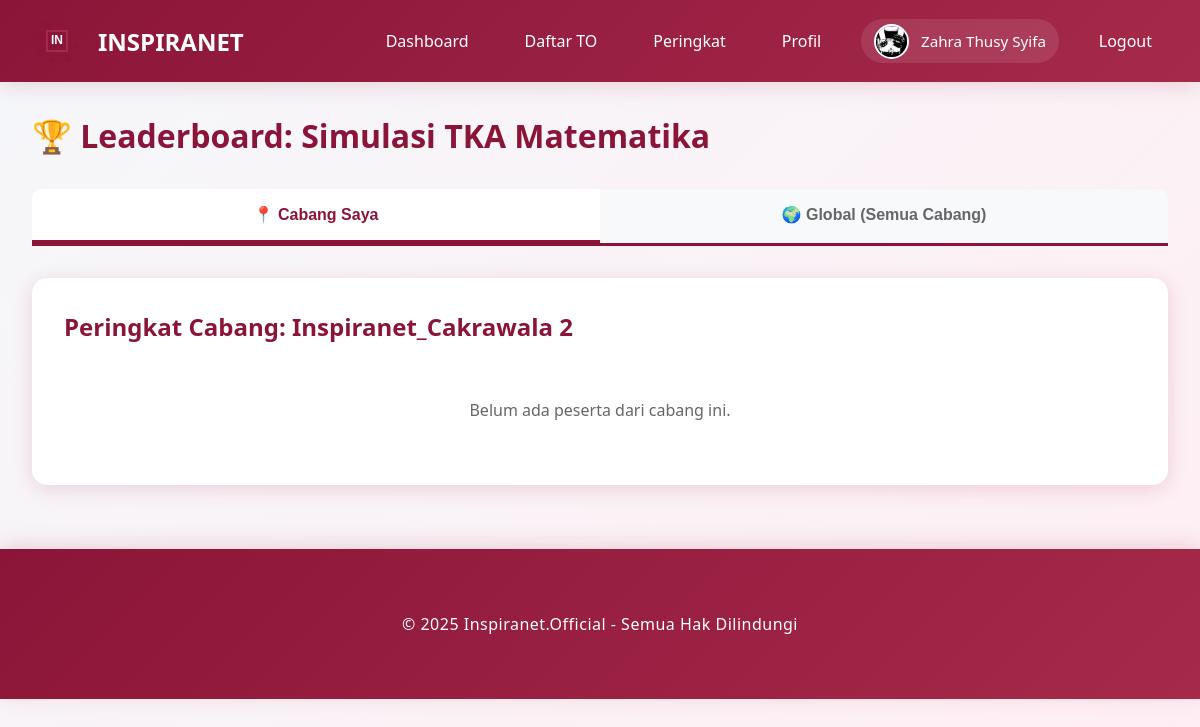
The app's page /leaderboard/1 (signed in) with its own data.
### models.py (models this page shows, shortened)
class User(UserMixin, db.Model):
    __tablename__ = 'users'
    id = db.Column(db.Integer, primary_key=True)
    email = db.Column(db.String(120), unique=True, nullable=False)
    password_hash = db.Column(db.String(255), nullable=False)
    full_name = db.Column(db.String(100), nullable=False)
    role = db.Column(db.String(20), nullable=False, default='student')
    inspira_branch = db.Column(db.String(50), nullable=True)
    class_level = db.Column(db.String(20), nullable=True)
    school_name = db.Column(db.String(150), nullable=True)
    phone_number = db.Column(db.String(20), nullable=True)
    profile_photo = db.Column(db.String(255), nullable=True)
    created_at = db.Column(db.DateTime, default=datetime.utcnow)
    exam_attempts = db.relationship('ExamAttempt', backref='user', lazy=True, cascade='all, delete-orphan')
    payments = db.relationship('Payment', backref='user', lazy=True, cascade='all, delete-orphan')
    leaderboard_entries = db.relationship('Leaderboard', backref='user', lazy=True, cascade='all, delete-orphan')

class Exam(db.Model):
    __tablename__ = 'exams'
    id = db.Column(db.Integer, primary_key=True)
    title = db.Column(db.String(200), nullable=False)
    description = db.Column(db.Text, nullable=True)
    duration_minutes = db.Column(db.Integer, nullable=False, default=120)
    total_questions = db.Column(db.Integer, nullable=False, default=0)
    is_premium = db.Column(db.Boolean, default=False)
    price = db.Column(db.Integer, default=0)
    is_active = db.Column(db.Boolean, default=True)
    start_time = db.Column(db.DateTime, nullable=True)
    end_time = db.Column(db.DateTime, nullable=True)
    created_by = db.Column(db.Integer, db.ForeignKey('users.id'), nullable=False)
    created_at = db.Column(db.DateTime, default=datetime.utcnow)
    questions = db.relationship('Question', backref='exam', lazy=True, cascade='all, delete-orphan')
    attempts = db.relationship('ExamAttempt', backref='exam', lazy=True, cascade='all, delete-orphan')
    payments = db.relationship('Payment', backref='exam', lazy=True, cascade='all, delete-orphan')
    leaderboard_entries = db.relationship('Leaderboard', backref='exam', lazy=True, cascade='all, delete-orphan')

### app.py (the view)
@app.route('/leaderboard/<int:exam_id>')
@login_required
def leaderboard(exam_id):
    exam = Exam.query.get_or_404(exam_id)
    branch_leaderboard = Leaderboard.query.join(User).filter(
        Leaderboard.exam_id == exam_id,
        User.inspira_branch == current_user.inspira_branch
    ).order_by(Leaderboard.rank_in_branch).limit(50).all()
    global_leaderboard = Leaderboard.query.filter_by(
        exam_id=exam_id
    ).order_by(Leaderboard.rank_global).limit(50).all()
    return render_template('leaderboard.html',
                         exam=exam,
                         branch_leaderboard=branch_leaderboard,
                         global_leaderboard=global_leaderboard)

### app.py (called while the page is built)
@login_manager.user_loader
def load_user(user_id):
    return User.query.get(int(user_id))

@app.before_request
def ensure_db():
    if not hasattr(app, '_db_initialized'):
        app._db_initialized = True
        init_database()

### templates/leaderboard.html (shortened to what this page needs)
{% extends "base.html" %}
{% block content %}
<h1 style="color: var(--primary-color); margin-bottom: 2rem;">🏆 Leaderboard: {{ exam.title }}</h1>
<div class="tabs">
    <button class="tab-button active" onclick="switchTab('branch')">
        📍 Cabang Saya
    </button>
    <button class="tab-button" onclick="switchTab('global')">
        🌍 Global (Semua Cabang)
    </button>
</div>
<div id="branchTab" class="tab-content active">
    <div class="card">
        <h2 style="margin-bottom: 1.5rem;">Peringkat Cabang: {{ current_user.inspira_branch }}</h2>
        {% if branch_leaderboard %}
            {% for entry in branch_leaderboard %}
            <div class="leaderboard-item {% if entry.user_id == current_user.id %}current-user{% endif %}">
                <div class="rank-badge {% if entry.rank_in_branch == 1 %}rank-1{% elif entry.rank_in_branch == 2 %}rank-2{% elif entry.rank_in_branch == 3 %}rank-3{% else %}rank-other{% endif %}"
                     onclick="{% if entry.rank_in_branch <= 3 %}playVictorySound({{ entry.rank_in_branch }}){% endif %}"
                     style="{% if entry.rank_in_branch <= 3 %}cursor: pointer;{% endif %}">
                    {% if entry.rank_in_branch == 1 %}
                        <span style="font-size: 1.5rem;">🏆</span>
                    {% elif entry.rank_in_branch == 2 %}
                        <span style="font-size: 1.5rem;">🥈</span>
                    {% elif entry.rank_in_branch == 3 %}
                        <span style="font-size: 1.5rem;">🥉</span>
                    {% else %}
                        {{ entry.rank_in_branch }}
                    {% endif %}
                </div>
                <div style="flex: 1;">
                    <h3 style="margin: 0;">
                        {{ entry.user.full_name }}
                        {% if entry.user_id == current_user.id %}<span style="color: var(--primary-color); font-weight: bold;"> (Anda)</span>{% endif %}
                    </h3>
                    <p style="margin: 0; color: #666; font-size: 0.9rem;">
                        <strong>Kelas:</strong> {{ entry.user.class_level or '-' }} |
                        <strong>Sekolah:</strong> {{ entry.user.school_name or '-' }}
                    </p>
                    <p style="margin: 0; color: #999; font-size: 0.85rem;">
                        📍 {{ entry.user.inspira_branch or '-' }}
                    </p>
                </div>
                <div style="text-align: right;">
                    <h3 style="margin: 0; color: var(--primary-color);">{{ entry.total_score }}</h3>
                    <p style="margin: 0; color: #666;">Poin</p>
                </div>
            </div>
            {% endfor %}
        {% else %}
            <p style="text-align: center; color: #666; padding: 2rem;">Belum ada peserta dari cabang ini.</p>
        {% endif %}
    </div>
</div>
{% set user_rank = 0 %}
{% for entry in branch_leaderboard %}
    {% if entry.user_id == current_user.id %}
        {% set user_rank = entry.rank_in_branch %}
    {% endif %}
{% endfor %}
{% endblock %}

### templates/base.html (shortened to what this page needs)
<!DOCTYPE html>
<html lang="id">
<head>
    <link rel="stylesheet" href="{{ url_for('static', filename='css/style.css') }}">
</head>
<body>
    <nav class="navbar">
        <div class="container">
            <a href="{{ url_for('index') }}" class="navbar-brand">
                <div id="logo-animation" class="logo-container"></div>
                <span>INSPIRANET</span>
            </a>
            <ul class="navbar-nav" id="navbarMenu">
                {% if current_user.is_authenticated %}
                    {% if current_user.role == 'admin' %}
                        <li><a href="{{ url_for('admin_dashboard') }}" onclick="closeMobileMenu()">Dashboard</a></li>
                        <li><a href="{{ url_for('admin_students') }}" onclick="closeMobileMenu()">Siswa</a></li>
                        <li><a href="{{ url_for('admin_teachers') }}" onclick="closeMobileMenu()">Guru</a></li>
                        <li><a href="{{ url_for('admin_exams') }}" onclick="closeMobileMenu()">TO</a></li>
                        <li><a href="{{ url_for('admin_payments') }}" onclick="closeMobileMenu()">Pembayaran</a></li>
                    {% else %}
                        <li><a href="{{ url_for('student_dashboard') }}" onclick="closeMobileMenu()">Dashboard</a></li>
                        <li><a href="{{ url_for('student_exams') }}" onclick="closeMobileMenu()">Daftar TO</a></li>
                    {% endif %}
                    <li><a href="{{ url_for('all_leaderboards') }}" onclick="closeMobileMenu()">Peringkat</a></li>
                    <li><a href="{{ url_for('profile') }}" onclick="closeMobileMenu()">Profil</a></li>
                    <li class="user-profile">
                        <div class="profile-info">
                            {% if current_user.profile_photo %}
                            <img src="{{ url_for('uploaded_file', filename='profiles/' + current_user.profile_photo) }}" alt="{{ current_user.full_name }}" class="profile-photo-nav">
                            {% else %}
                            <div class="profile-photo-placeholder">{{ current_user.full_name[0].upper() }}</div>
                            {% endif %}
                            <span class="profile-name">{{ current_user.full_name }}</span>
                        </div>
                    </li>
                    <li><a href="{{ url_for('logout') }}" onclick="closeMobileMenu()">Logout</a></li>
                {% else %}
                    <li><a href="{{ url_for('login') }}" onclick="closeMobileMenu()">Login</a></li>
                    <li><a href="{{ url_for('register') }}" onclick="closeMobileMenu()">Daftar</a></li>
                {% endif %}
            </ul>
        </div>
    </nav>
    <div class="container">
        {% block content %}{% endblock %}
    </div>
    <footer class="footer">
        <div class="container">
            <p>&copy; 2025 Inspiranet.Official - Semua Hak Dilindungi</p>
        </div>
    </footer>
</body>
</html>

### static/css/style.css (style rules this page uses)
:root { --primary-color: #8B1538; --secondary-color: #A52A4A; --accent-color: #C94060; --dark-color: #4A0E1F; --light-color: #FFE5EC; --text-dark: #2C1810; --text-light: #FFFFFF; --shadow: 0 4px 20px rgba(139, 21, 56, 0.15); --shadow-hover: 0 8px 35px rgba(139, 21, 56, 0.25); --shadow-active: 0 12px 45px rgba(139, 21, 56, 0.35); }
* { margin: 0; padding: 0; box-sizing: border-box; }
body { font-family: 'Segoe UI', Tahoma, Geneva, Verdana, sans-serif; background: linear-gradient(135deg, #f5f7fa 0%, #ffeef3 100%); color: var(--text-dark); min-height: 100vh; }
.navbar { background: linear-gradient(135deg, var(--primary-color) 0%, var(--secondary-color) 100%); padding: 1rem 0; box-shadow: var(--shadow); position: sticky; top: 0; z-index: 1000; }
.navbar .container { max-width: 1200px; margin: 0 auto; padding: 0 2rem; display: flex; justify-content: space-between; align-items: center; }
.navbar-brand { display: flex; align-items: center; gap: 1rem; color: var(--text-light); text-decoration: none; font-size: 1.5rem; font-weight: bold; }
.logo-container { position: relative; width: 50px; height: 50px; }
.navbar-nav { display: flex; gap: 1.5rem; list-style: none; align-items: center; }
.navbar-nav a { color: var(--text-light); text-decoration: none; padding: 0.5rem 1rem; border-radius: 5px; transition: all 0.3s ease; }
.user-profile { display: flex; align-items: center; }
.profile-info { display: flex; align-items: center; gap: 0.75rem; padding: 0.3rem 0.8rem; background: rgba(255, 255, 255, 0.1); border-radius: 25px; }
.profile-photo-nav { width: 35px; height: 35px; border-radius: 50%; object-fit: cover; border: 2px solid white; }
.profile-name { color: white; font-weight: 500; font-size: 0.95rem; }
.container { max-width: 1200px; margin: 2rem auto; padding: 0 2rem; }
.card { background: white; border-radius: 15px; padding: 2rem; box-shadow: var(--shadow); margin-bottom: 2rem; animation: fadeInUp 0.8s cubic-bezier(0.68, -0.55, 0.265, 1.55); transition: all 0.4s ease; }
.card h2 { color: var(--primary-color); margin-bottom: 1rem; }
.footer { background: linear-gradient(135deg, var(--primary-color) 0%, var(--secondary-color) 100%); color: var(--text-light); text-align: center; padding: 2rem 0; margin-top: 4rem; box-shadow: 0 -4px 20px rgba(139, 21, 56, 0.15); }
.footer p { margin: 0; font-size: 1rem; font-weight: 500; letter-spacing: 0.5px; }

### templates/leaderboard.html (style rules this page uses)
.tabs { display: flex; gap: 0; margin-bottom: 2rem; border-bottom: 3px solid var(--primary-color); background: white; border-radius: 10px 10px 0 0; overflow: hidden; }
.tab-button { flex: 1; padding: 1rem 2rem; border: none; background: #f8f9fa; cursor: pointer; font-size: 1rem; font-weight: bold; color: #666; transition: all 0.3s ease; border-bottom: 3px solid transparent; }
.tab-button.active { background: white; color: var(--primary-color); border-bottom: 3px solid var(--primary-color); }
.tab-content { display: none; }
.tab-content.active { display: block; }

### records on screen
User: profile_photo (picture), full_name "Zahra Thusy Syifa", inspira_branch "Inspiranet_Cakrawala 2"
Exam: title "Simulasi TKA Matematika"
